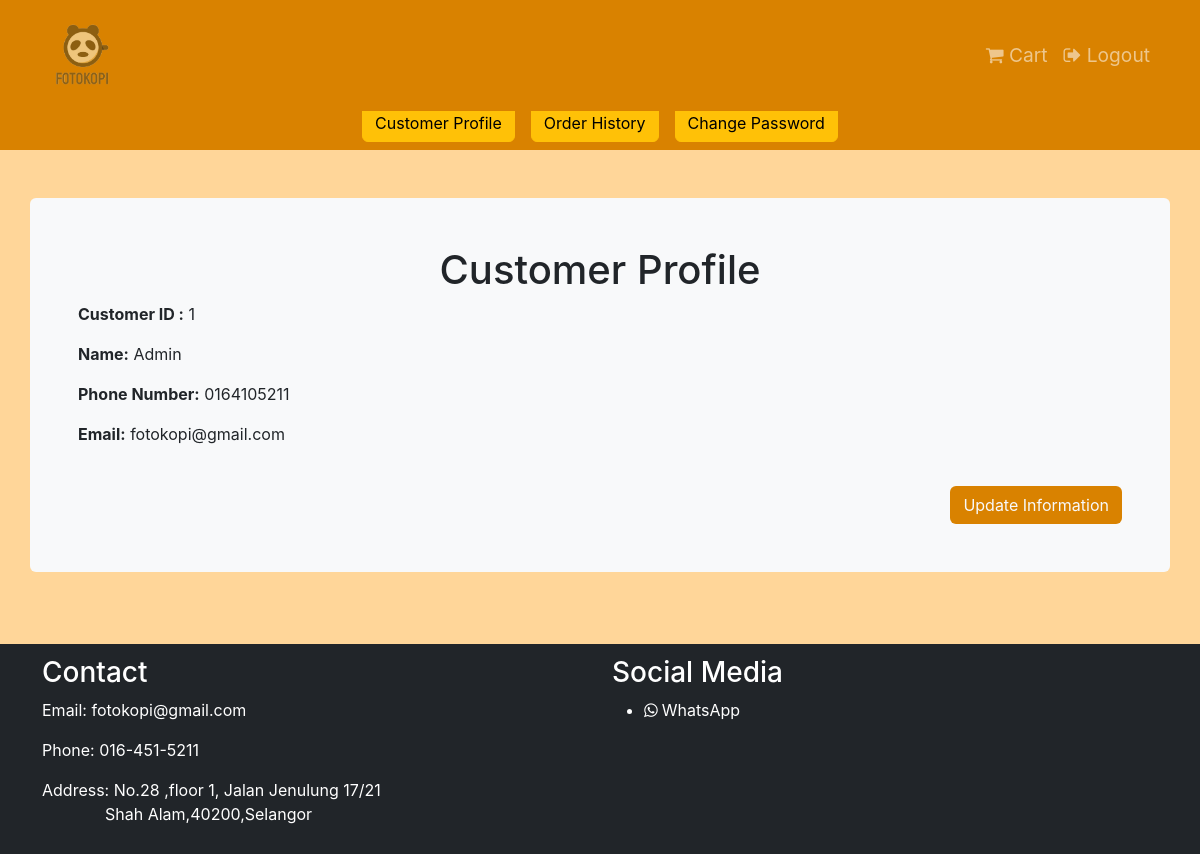
The app's page /Fotokopi/Cust_Page/custProfile.php?id=1, older data.
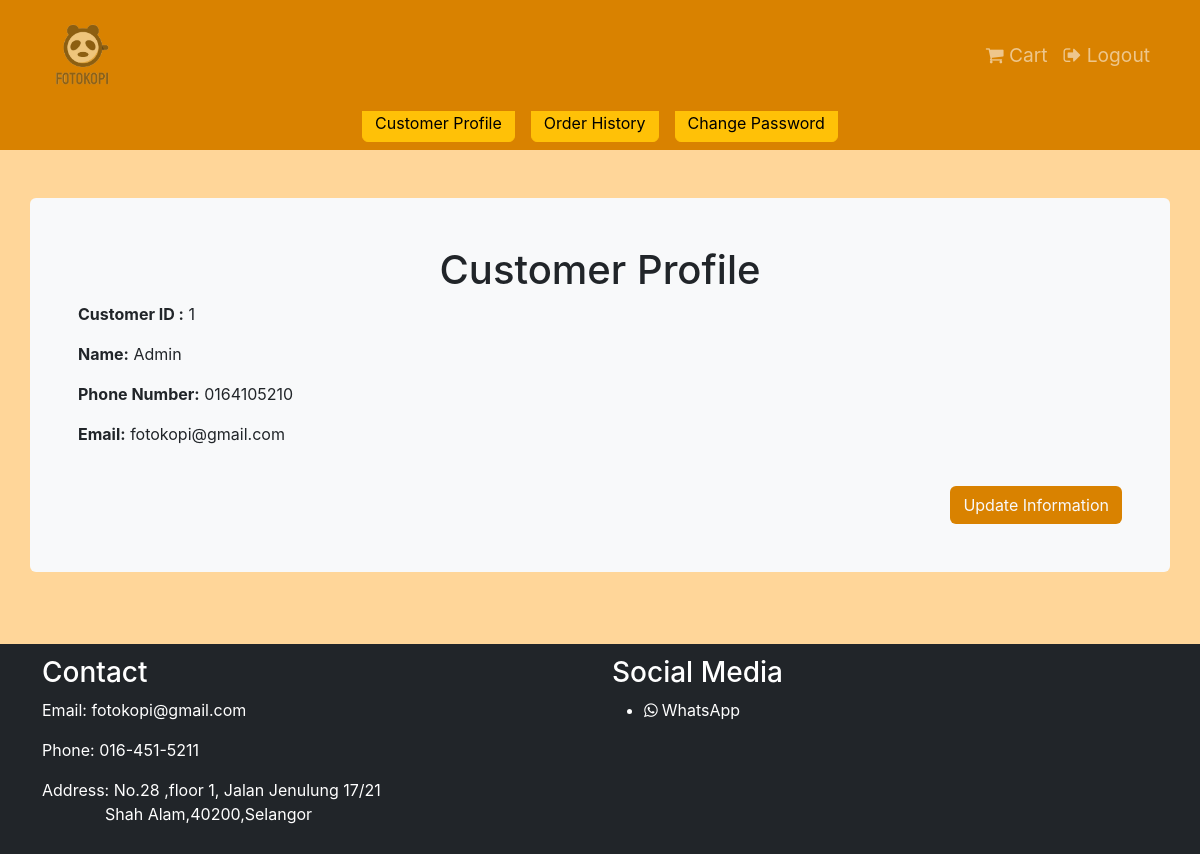
The same page, newer data.
### tables this page shows
CREATE TABLE `customer` (
  `custID` int(10) UNSIGNED NOT NULL,
  `custName` varchar(100) NOT NULL,
  `custPhoneNumber` varchar(20) NOT NULL,
  `custEmail` varchar(255) NOT NULL,
  `custPassword` varchar(255) NOT NULL
);

### Fotokopi/Cust_Page/custProfile.php (the view)
<?php
include ('partials/navbar.php');
$id = $_GET['id'];
$sql = "SELECT * FROM customer WHERE custID=$id";
$res = mysqli_query($conn, $sql);
if ($res == true) {
    $count = mysqli_num_rows($res);
    if ($count == 1) {
        $row = mysqli_fetch_assoc($res);
        $custName = $row['custName'];
        $phoneNum = $row['custPhoneNumber'];
        $email = $row['custEmail'];
    } else {
        header('location: ' . SITEURL . 'Cust_Page/order.php?id=' . $id);
        exit();
    }
}
?>
<nav class="navbar navbar-expand-sm wholeNav fixed">
    <div class="container-fluid">
        <ul class="navbar-nav ms-auto me-auto">
            <li class="nav-item">
                <a href="custProfile.php?id=<?php echo $id; ?>" class="btn btn-warning mx-2">Customer Profile</a>
            </li>
            <li class="nav-item">
                <a href="custOrder.php?id=<?php echo $id; ?>" class="btn btn-warning mx-2">Order History</a>
            </li>
            <li class="nav-item">
                <a href="updatePassword.php?id=<?php echo $id; ?>" class="btn btn-warning mx-2">Change Password</a>
            </li>
        </ul>
    </div>
</nav>
<div class="container bg-light p-5 my-5 jumbotron rounded">
    <h1>
        <center>Customer Profile</center>
    </h1>
    <p><strong>Customer ID :</strong> <?php echo $id; ?></p>
    <p><strong>Name:</strong> <?php echo $custName; ?></p>
    <p><strong>Phone Number:</strong> <?php echo $phoneNum; ?></p>
    <p><strong>Email:</strong> <?php echo $email ?></p>
    <br>
    <div class="text-end">
        <button class="btn1 rounded">
            <a href="updateUser.php?id=<?php echo $id; ?>" class="btn text-light">Update Information</a>
        </button>
    </div>
</div>
<br>
<?php
include ('partials/footer.php');
?>

Row changes from the older to the newer data that the page shows:
changed customer "Admin": custPhoneNumber "0164105211" → "0164105210"
